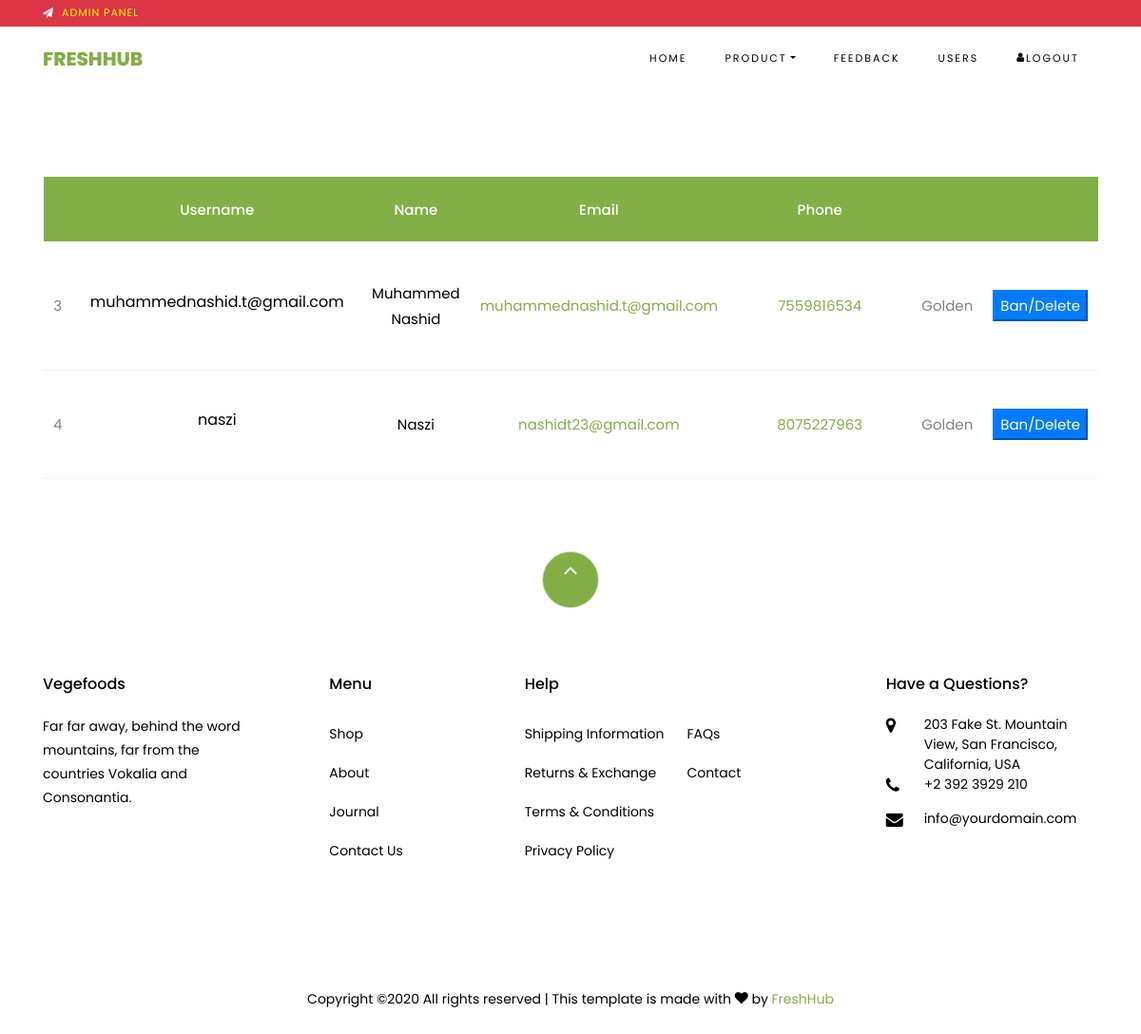
/admin_users, run on the app's committed database.
### onlinefoods/models.py (models this page shows)
class users(models.Model):
    username = models.CharField(max_length=100,unique=True)
    name = models.CharField(max_length=100)
    email = models.CharField(max_length=100,unique=True)
    phone = models.CharField(max_length=100)
    password = models.CharField(max_length=100)

### onlinefoods/views.py (the view)
# urls.py: path('admin_users', views.admin_users, name='admin_users'),
def admin_users(request):
    us = users.objects.all()
    return render(request, 'admin_users.html', {'usr':us})

### templates/admin_users.html (shortened to what this page needs)
<!DOCTYPE html>
{% extends 'base.html' %}
{% load static %}
{% block content %}
  </head>
  <body class="goto-here">
		<div class="py-1 bg-danger">
    	<div class="container">
    		<div class="row no-gutters d-flex align-items-start align-items-center px-md-0">
	    		<div class="col-lg-12 d-block">
		    		<div class="row d-flex">
					    <div class="col-md pr-4 d-flex topper align-items-center">
					    	<div class="icon mr-2 d-flex justify-content-center align-items-center"><span class="icon-paper-plane"></span></div>
						    <span class="text" style="color:yellow;">ADMIN PANEL</span>
					    </div>
				    </div>
			    </div>
		    </div>
		  </div>
    </div>
    <nav class="navbar navbar-expand-lg navbar-dark ftco_navbar bg-dark ftco-navbar-light" id="ftco-navbar">
	    <div class="container">
	      <a class="navbar-brand" href="admins">FreshHub</a>
	      <div class="collapse navbar-collapse" id="ftco-nav">
	        <ul class="navbar-nav ml-auto">
	          <li class="nav-item active"><a href="admins" class="nav-link">Home</a></li>
	          <li class="nav-item dropdown">
              <a class="nav-link dropdown-toggle" href="add_product" id="dropdown04" data-toggle="dropdown" aria-haspopup="true" aria-expanded="false">Product</a>
            </li>
	          <li class="nav-item"><a href="feedback" class="nav-link">Feedback</a></li>
	          <li class="nav-item"><a href="admin_users" class="nav-link">Users</a></li>
	          <li class="nav-item cta cta-colored"><a href="admin_logout" class="nav-link"><span class="icon-user"></span>Logout</a></li>
	        </ul>
	      </div>
	    </div>
	  </nav>
    <section class="ftco-section ftco-cart">
			<div class="container">
				<div class="row">
    			<div class="col-md-12 ftco-animate">
    				<div class="cart-list">
	    				<table class="table">
						    <thead class="thead-primary">
						      <tr class="text-center">
						        <th>&nbsp;</th>
						        <th>Username</th>
						        <th>Name</th>
						        <th>Email</th>
						        <th>Phone</th>
						        <th>&nbsp;</th>
						        <th>&nbsp;</th>
						      </tr>
						    </thead>
						    <tbody>
                            {% if usr %}
                            {% for i in usr %}
						      <tr class="text-center">
						        <td>{{i.id}}</td>
						        <td class="product-name"><h3>{{i.username}}</h3></td>
                                <td class="price">{{i.name}}</td>
						        <td class="price"><a href="mailto:{{i.email}}"> {{i.email}}</a></td>
								  <td class="product-name"><a href="tel://{{i.phone}}">{{i.phone}}</a></td>
                                <td>Golden</td>
                                <td><form action="order_view" method="post">{% csrf_token %}
									<input type="submit" class="btn-primary" value="Ban/Delete">
								</form> </td>
						      </tr>
							{% endfor %}
							{% endif %}
						    </tbody>
						  </table>
					  </div>
    			</div>
    		</div>
			</div>
		</section>
    <footer class="ftco-footer ftco-section">
      <div class="container">
      	<div class="row">
      		<div class="mouse">
						<a href="#" class="mouse-icon">
							<div class="mouse-wheel"><span class="ion-ios-arrow-up"></span></div>
						</a>
					</div>
      	</div>
        <div class="row mb-5">
          <div class="col-md">
            <div class="ftco-footer-widget mb-4">
              <h2 class="ftco-heading-2">Vegefoods</h2>
              <p>Far far away, behind the word mountains, far from the countries Vokalia and Consonantia.</p>
              <ul class="ftco-footer-social list-unstyled float-md-left float-lft mt-5">
              </ul>
            </div>
          </div>
          <div class="col-md">
            <div class="ftco-footer-widget mb-4 ml-md-5">
              <h2 class="ftco-heading-2">Menu</h2>
              <ul class="list-unstyled">
                <li><a href="#" class="py-2 d-block">Shop</a></li>
                <li><a href="#" class="py-2 d-block">About</a></li>
                <li><a href="#" class="py-2 d-block">Journal</a></li>
                <li><a href="#" class="py-2 d-block">Contact Us</a></li>
              </ul>
            </div>
          </div>
          <div class="col-md-4">
             <div class="ftco-footer-widget mb-4">
              <h2 class="ftco-heading-2">Help</h2>
              <div class="d-flex">
	              <ul class="list-unstyled mr-l-5 pr-l-3 mr-4">
	                <li><a href="#" class="py-2 d-block">Shipping Information</a></li>
	                <li><a href="#" class="py-2 d-block">Returns &amp; Exchange</a></li>
	                <li><a href="#" class="py-2 d-block">Terms &amp; Conditions</a></li>
	                <li><a href="#" class="py-2 d-block">Privacy Policy</a></li>
	              </ul>
	              <ul class="list-unstyled">
	                <li><a href="#" class="py-2 d-block">FAQs</a></li>
	                <li><a href="#" class="py-2 d-block">Contact</a></li>
	              </ul>
	            </div>
            </div>
          </div>
          <div class="col-md">
            <div class="ftco-footer-widget mb-4">
            	<h2 class="ftco-heading-2">Have a Questions?</h2>
            	<div class="block-23 mb-3">
	              <ul>
	                <li><span class="icon icon-map-marker"></span><span class="text">203 Fake St. Mountain View, San Francisco, California, USA</span></li>
	                <li><a href="#"><span class="icon icon-phone"></span><span class="text">+2 392 3929 210</span></a></li>
	                <li><a href="#"><span class="icon icon-envelope"></span><span class="text">info@yourdomain.com</span></a></li>
	              </ul>
	            </div>
            </div>
          </div>
        </div>
        <div class="row">
          <div class="col-md-12 text-center">
            <p>
						  Copyright &copy;<script>document.write(new Date().getFullYear());</script> All rights reserved | This template is made with <i class="icon-heart color-danger" aria-hidden="true"></i> by <a href="#" target="_blank">FreshHub</a>
						</p>
          </div>
        </div>
      </div>
    </footer>
    {% endblock %}

### static/css/icomoon.css (style rules this page uses)
[class^="icon-"], [class*=" icon-"] { font-family: 'icomoon' !important; speak: none; font-style: normal; font-weight: normal; font-variant: normal; text-transform: none; line-height: 1; -webkit-font-smoothing: antialiased; -moz-osx-font-smoothing: grayscale; }
.icon-heart:before { content: "\f004"; }
.icon-user:before { content: "\f007"; }
.icon-map-marker:before { content: "\f041"; }
.icon-phone:before { content: "\f095"; }
.icon-envelope:before { content: "\f0e0"; }
.icon-paper-plane:before { content: "\f1d8"; }

### data on the page
users: id "3", username "muhammednashid.t@gmail.com", name "Muhammed Nashid", email "muhammednashid.t@gmail.com", phone "7559816534"
users: id "4", username "naszi", name "Naszi", email "nashidt23@gmail.com", phone "8075227963"
